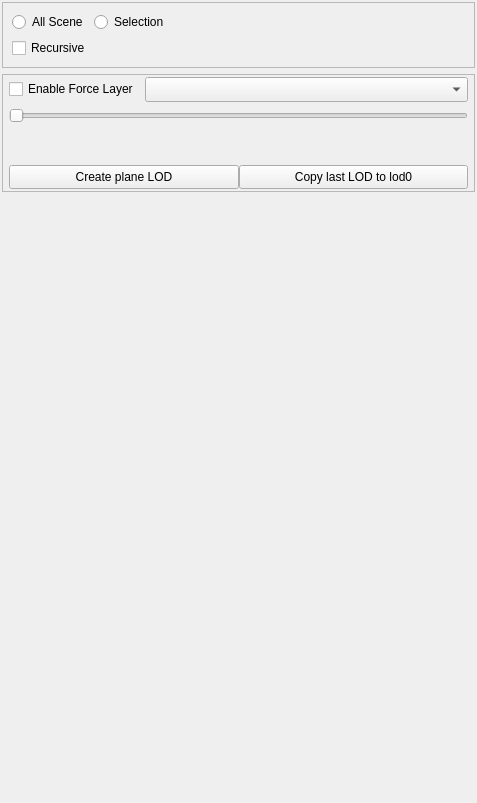
<?xml version="1.0" encoding="UTF-8"?>
<ui version="4.0">
 <class>LODEditor</class>
 <widget class="QWidget" name="LODEditor">
  <property name="geometry">
   <rect>
    <x>0</x>
    <y>0</y>
    <width>477</width>
    <height>803</height>
   </rect>
  </property>
  <property name="focusPolicy">
   <enum>Qt::StrongFocus</enum>
  </property>
  <property name="windowTitle">
   <string>Form</string>
  </property>
  <layout class="QVBoxLayout" name="verticalLayout_3">
   <property name="margin">
    <number>2</number>
   </property>
   <item>
    <widget class="QFrame" name="frameSettings">
     <property name="sizePolicy">
      <sizepolicy hsizetype="Preferred" vsizetype="Fixed">
       <horstretch>0</horstretch>
       <verstretch>0</verstretch>
      </sizepolicy>
     </property>
     <property name="frameShape">
      <enum>QFrame::StyledPanel</enum>
     </property>
     <property name="frameShadow">
      <enum>QFrame::Raised</enum>
     </property>
     <layout class="QVBoxLayout" name="verticalLayout_2">
      <item>
       <layout class="QHBoxLayout" name="horizontalLayout_2">
        <item>
         <widget class="QRadioButton" name="radioButtonAllScene">
          <property name="toolTip">
           <string>Apply distances to all LodComponents from all scene</string>
          </property>
          <property name="text">
           <string>All Scene</string>
          </property>
         </widget>
        </item>
        <item>
         <widget class="QRadioButton" name="radioButtonSelection">
          <property name="toolTip">
           <string>Apply distances to all LodComponents from Selection only</string>
          </property>
          <property name="text">
           <string>Selection</string>
          </property>
         </widget>
        </item>
        <item>
         <spacer name="horizontalSpacer">
          <property name="orientation">
           <enum>Qt::Horizontal</enum>
          </property>
          <property name="sizeHint" stdset="0">
           <size>
            <width>40</width>
            <height>20</height>
           </size>
          </property>
         </spacer>
        </item>
       </layout>
      </item>
      <item>
       <widget class="QCheckBox" name="checkboxRecursive">
        <property name="toolTip">
         <string>Apply distances to all LodComponents hierarchically</string>
        </property>
        <property name="text">
         <string>Recursive</string>
        </property>
       </widget>
      </item>
     </layout>
    </widget>
   </item>
   <item>
    <widget class="QFrame" name="frameLOD">
     <property name="sizePolicy">
      <sizepolicy hsizetype="Preferred" vsizetype="Fixed">
       <horstretch>0</horstretch>
       <verstretch>0</verstretch>
      </sizepolicy>
     </property>
     <property name="frameShape">
      <enum>QFrame::StyledPanel</enum>
     </property>
     <property name="frameShadow">
      <enum>QFrame::Raised</enum>
     </property>
     <layout class="QVBoxLayout" name="verticalLayout">
      <property name="leftMargin">
       <number>6</number>
      </property>
      <property name="topMargin">
       <number>2</number>
      </property>
      <property name="rightMargin">
       <number>6</number>
      </property>
      <property name="bottomMargin">
       <number>2</number>
      </property>
      <item>
       <layout class="QHBoxLayout" name="horizontalLayout_3">
        <item>
         <widget class="QCheckBox" name="enableForceDistance">
          <property name="sizePolicy">
           <sizepolicy hsizetype="Fixed" vsizetype="Fixed">
            <horstretch>0</horstretch>
            <verstretch>0</verstretch>
           </sizepolicy>
          </property>
          <property name="text">
           <string>Enable Force Layer</string>
          </property>
         </widget>
        </item>
        <item>
         <widget class="QComboBox" name="forceLayer">
          <property name="minimumSize">
           <size>
            <width>0</width>
            <height>25</height>
           </size>
          </property>
         </widget>
        </item>
       </layout>
      </item>
      <item>
       <widget class="QSlider" name="forceSlider">
        <property name="orientation">
         <enum>Qt::Horizontal</enum>
        </property>
       </widget>
      </item>
      <item>
       <widget class="DistanceSlider" name="distanceSlider">
        <property name="sizePolicy">
         <sizepolicy hsizetype="Preferred" vsizetype="Fixed">
          <horstretch>0</horstretch>
          <verstretch>0</verstretch>
         </sizepolicy>
        </property>
        <property name="minimumSize">
         <size>
          <width>0</width>
          <height>30</height>
         </size>
        </property>
        <property name="autoFillBackground">
         <bool>false</bool>
        </property>
       </widget>
      </item>
      <item>
       <layout class="QHBoxLayout" name="horizontalLayout">
        <property name="spacing">
         <number>0</number>
        </property>
        <property name="leftMargin">
         <number>0</number>
        </property>
        <item>
         <widget class="QPushButton" name="createPlaneLodButton">
          <property name="sizePolicy">
           <sizepolicy hsizetype="Preferred" vsizetype="Minimum">
            <horstretch>32</horstretch>
            <verstretch>24</verstretch>
           </sizepolicy>
          </property>
          <property name="minimumSize">
           <size>
            <width>32</width>
            <height>24</height>
           </size>
          </property>
          <property name="maximumSize">
           <size>
            <width>16777215</width>
            <height>32</height>
           </size>
          </property>
          <property name="text">
           <string>Create plane LOD</string>
          </property>
         </widget>
        </item>
        <item>
         <widget class="QPushButton" name="lastLodToFrontButton">
          <property name="sizePolicy">
           <sizepolicy hsizetype="Preferred" vsizetype="Minimum">
            <horstretch>32</horstretch>
            <verstretch>24</verstretch>
           </sizepolicy>
          </property>
          <property name="minimumSize">
           <size>
            <width>32</width>
            <height>24</height>
           </size>
          </property>
          <property name="maximumSize">
           <size>
            <width>16777215</width>
            <height>32</height>
           </size>
          </property>
          <property name="text">
           <string>Copy last LOD to lod0</string>
          </property>
         </widget>
        </item>
       </layout>
      </item>
     </layout>
    </widget>
   </item>
   <item>
    <spacer name="verticalSpacer">
     <property name="orientation">
      <enum>Qt::Vertical</enum>
     </property>
     <property name="sizeHint" stdset="0">
      <size>
       <width>20</width>
       <height>40</height>
      </size>
     </property>
    </spacer>
   </item>
  </layout>
 </widget>
 <customwidgets>
  <customwidget>
   <class>DistanceSlider</class>
   <extends>QFrame</extends>
   <header>DockLODEditor/DistanceSlider.h</header>
   <container>1</container>
  </customwidget>
 </customwidgets>
 <resources>
  <include location="Resources.qrc"/>
 </resources>
 <connections/>
</ui>
